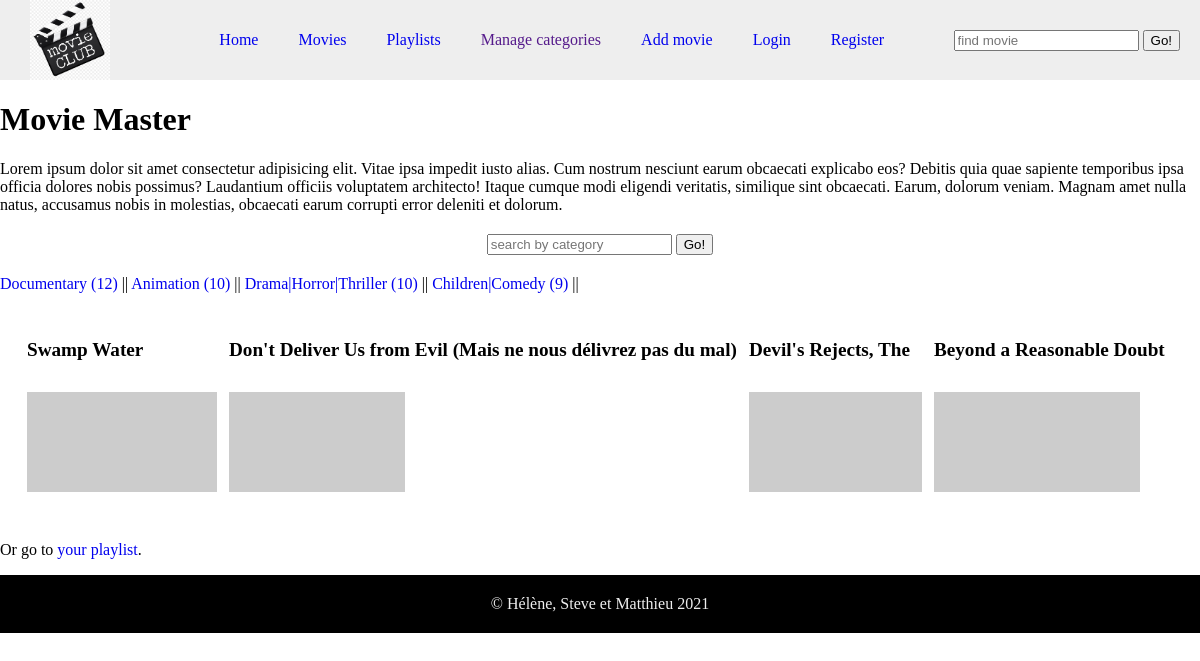
The page / on the database its author committed.
### tables this page shows
CREATE TABLE `movies` (
  `id` int(11) NOT NULL,
  `title` varchar(255) NOT NULL,
  `poster` varchar(255) DEFAULT NULL,
  `date_of_release` date NOT NULL,
  `category_id` int(11) NOT NULL,
  `movie_link` varchar(255) DEFAULT NULL,
  `synopsis` varchar(255) NOT NULL
);

### index.php (the view, shortened to what this page needs)
<?php
include_once('scripts_php/database.php');
?>
<!DOCTYPE html>
<html lang="en">
<head>
    <link rel="stylesheet" href="style/style.css">
</head>
<body>
    <nav>
        <?php
        require_once "components/nav.php";
        ?>
    </nav>
    <main>
        <h1>Movie Master</h1>
        <p>Lorem ipsum dolor sit amet consectetur adipisicing elit. Vitae ipsa impedit iusto alias. Cum nostrum nesciunt earum obcaecati explicabo eos? Debitis quia quae sapiente temporibus ipsa officia dolores nobis possimus?
            Laudantium officiis voluptatem architecto! Itaque cumque modi eligendi veritatis, similique sint obcaecati. Earum, dolorum veniam. Magnam amet nulla natus, accusamus nobis in molestias, obcaecati earum corrupti error deleniti et dolorum.</p>
        <form action="" method="post" id="mainsearch">
            <input type="text" placeholder="search by category" name="find" id="searchCat">
            <input type="submit" value="Go!">
        </form>
        <?php
        $totalMoviesCat = "SELECT c.name, COUNT(*) AS total_movies FROM categories as c INNER JOIN movies as m ON c.id = m.category_id group by m.category_id order by total_movies desc limit 4";
        $totalCat = mysqli_query($conn, $totalMoviesCat);
        $totalmoviecategs = mysqli_fetch_all($totalCat, MYSQLI_ASSOC);
        foreach ($totalmoviecategs as $totalmoviecateg) {
            echo '<a href="#" class = "genrelists">' . $totalmoviecateg["name"] . ' (' .  $totalmoviecateg["total_movies"] . ") " .  '</a>' . ' || ';
        }
        $categoryQuery = "SELECT * FROM categories as c INNER JOIN movies as m ON c.id = m.category_id ORDER BY date_of_release DESC LIMIT 4";
        $catResult = mysqli_query($conn, $categoryQuery);
        $moviecategs = mysqli_fetch_all($catResult, MYSQLI_ASSOC); ?>
        <table id="categorytable">
            <tr>
                <?php foreach ($moviecategs as $moviecateg) { ?>
                    <td><?php echo '<p class = "title">' .  $moviecateg["title"] . '</p>' ?></td>
                <?php } ?>
            </tr>
            <?php foreach ($moviecategs as $moviecateg) { ?>
                <td><?php echo '<img src=' . '"' .  $moviecateg["poster"]  . '"' . '/img>' ?></td>
            <?php } ?>
        </table>
        <br>
        Or go to <a href="playlist.php">your playlist</a>.
    </main>
    <footer>
    </footer>
</body>
</html>

### style/style.css (style rules this page uses)
body { border: 0; margin: 0; }
a { text-decoration: none; }
nav { display: flex; justify-content: space-between; align-items: center; padding-right: 20px; background-color: #eeeeee; }
footer { text-align: center; background-color: black; }
footer p { padding: 20px; color: #eeeeee; }
td { padding: 5px; align-items: flex-start; }
#mainsearch { text-align: center; align-items: center; margin: 20px; }
.title { font-weight: 700; font-size: larger; }
#categorytable { padding: 20px; }

### rows shown on the page
movies: title "Swamp Water"
movies: title "Don't Deliver Us from Evil (Mais ne nous délivrez pas du mal)"
movies: title "Devil's Rejects, The"
movies: title "Beyond a Reasonable Doubt"

### other values the page prints
$totalmoviecateg["name"] "Documentary"
$totalmoviecateg["total_movies"] "12"
$totalmoviecateg["name"] "Animation"
$totalmoviecateg["total_movies"] "10"
$totalmoviecateg["name"] "Drama|Horror|Thriller"
$totalmoviecateg["name"] "Children|Comedy"
$totalmoviecateg["total_movies"] "9"
